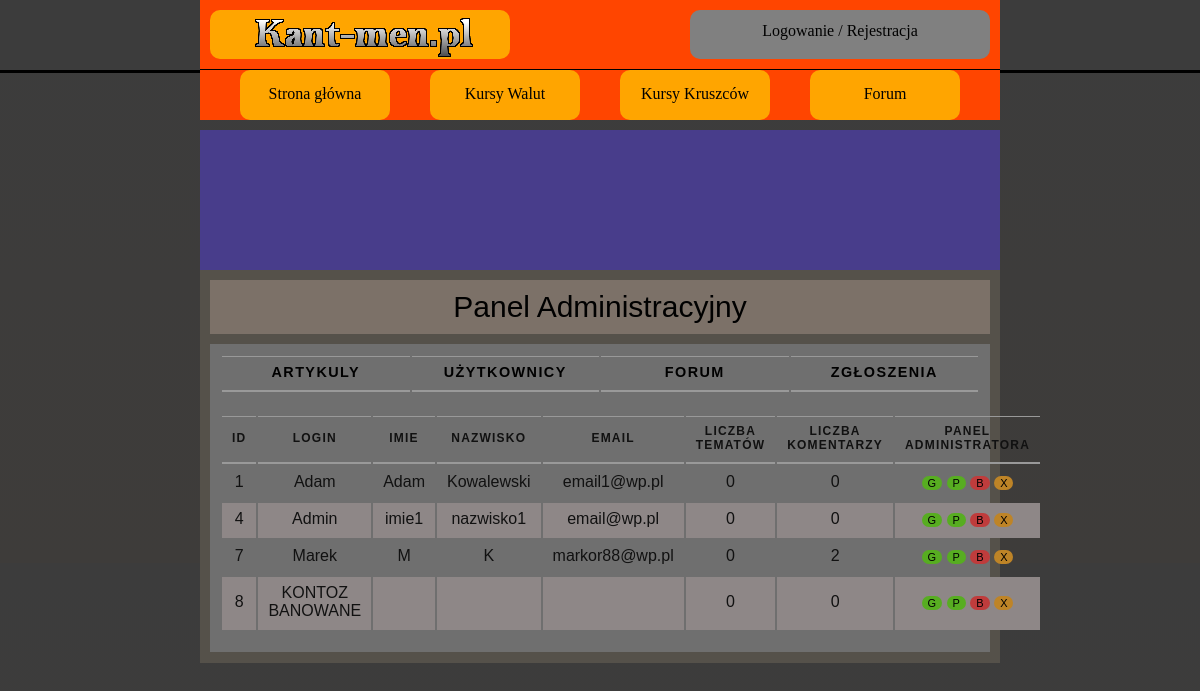
Screenshot of /panel_admin_u.php with the database file from the repository.
### tables this page shows
CREATE TABLE `user` (
  `ID_USER` int(10) NOT NULL,
  `LOGIN` varchar(20) NOT NULL,
  `HASLO` char(255) NOT NULL,
  `IMIE` varchar(50) NOT NULL,
  `NAZWISKO` varchar(50) NOT NULL,
  `EMAIL` varchar(50) NOT NULL,
  `WIEK` int(10) NOT NULL,
  `MIASTO` varchar(50) NOT NULL,
  `KRAJ` varchar(50) NOT NULL,
  `OPIS_PROFILU` text DEFAULT NULL,
  `ZDJECIE` varchar(255) DEFAULT NULL,
  `STW_WATKI` int(10) NOT NULL DEFAULT 0,
  `LICZ_KOMENTARZY` int(10) NOT NULL DEFAULT 0,
  `UPRAWNIENIA` varchar(10) NOT NULL DEFAULT 'USER'
);

### panel_admin_u.php (the view, shortened to what this page needs)
<!DOCTYPE HTML>
<html>
<head>
    <link href="CSS/styleGlowne.css" rel="stylesheet" type="text/css">
    <link href="CSS/stylePanelAdmina.css" rel="stylesheet" type="text/css">
</head>
<body>
<?php
include_once('rysowanieMenu.php');
?>
<main>
    <article class="artykol">
        <div class="tytul_artykulu">
            Panel Administracyjny
        </div>
        <section class="sekcja">
            <table>
                <tr>
                    <th class="panel_artykuly">
                        <a href="panel_admin_a.php">Artykuly</a>
                    </th>
                    <th class="panel_uzytkownicy">
                        <a href="panel_admin_u.php">Użytkownicy</a>
                    </th>
                    <th class="panel_forum">
                        <a href="panel_admin_f.php">Forum</a>
                    </th>
                    <th class="panel_zgloszenia">
                        <a href="panel_admin_z.php">Zgłoszenia</a>
                    </th>
                </tr>
            </table>
                        <?php
                        require_once "polaczeniezMySQL.php";
                        $polaczenie = @new mysqli($host,$db_user,$db_password,$db_name);
                        if($polaczenie->connect_errno!=0)
                        {
                            echo "Error: ".$polaczenie->connect_errno;
                        }
                        else
                        {
                        $rezultat = $polaczenie->query("SELECT * FROM user");
                        if(!$rezultat)
                        {
                            throw new Exception($polaczenie->error);
                        }
                        else
                        {
                        $iterator = 0;
                        ?>
            <div class="tabliczki">
                <table>
                    <tr>
                        <th class="ID">ID</th>
                        <th class="uzytkownik_wst">Login</th>
                        <th class="uzytkownik_wst">Imie</th>
                        <th class="uzytkownik_wst">Nazwisko</th>
                        <th class="uzytkownik_wst">Email</th>
                        <th class="czas_wstawienia">Liczba tematów</th>
                        <th class="liczba_odwiedzin">Liczba Komentarzy</th>
                        <th class="panel_admin">Panel Administratora</th>
                    </tr>
                        <?php
                        while($row = mysqli_fetch_array($rezultat))
                        {
                            if(($iterator%2)==0)
                        {
                        ?>
                    <tr>
                        <td class="ID"><?php echo $row['ID_USER'];?></td>
                        <td class="uzytkownik_wst"><?php echo'<a href="profilowe.php?user='.$row['ID_USER'].'">'.$row['LOGIN'].'</a>';?></td>
                        <td class="uzytkownik_wst"><?php echo $row['IMIE'];?></td>
                        <td class="uzytkownik_wst"><?php echo $row['NAZWISKO'];?></td>
                        <td class="uzytkownik_wst"><?php echo $row['EMAIL'];?></td>
                        <td class="czas_wstawienia"><?php echo $row['STW_WATKI'];?></td>
                        <td class="liczba_odwiedzin"><?php echo $row['LICZ_KOMENTARZY'];?></td>
                        <td class="panel_admin">
                            <a><button type="button" class="mute_glowna" name="butt_glowna" method="post">G</button></a>
                            <a><button type="button" class="mute_glowna" name="butt_glowna" method="post">P</button></a>
                            <a><button type="button" class="ban_button" name="butt_ban" method="post">B</button></a>
                            <a ><button type="button" class="del_button" name="butt_del" method="post">X</button></a>
                        </td>
                    </tr>
                    <?php
                    }else{
                        ?>
                    <tr class="codrugi">
                        <td class="ID"><?php echo $row['ID_USER'];?></td>
                        <td class="uzytkownik_wst"><?php echo'<a href="profilowe.php?user='.$row['ID_USER'].'">'.$row['LOGIN'].'</a>';?></td>
                        <td class="uzytkownik_wst"><?php echo $row['IMIE'];?></td>
                        <td class="uzytkownik_wst"><?php echo $row['NAZWISKO'];?></td>
                        <td class="uzytkownik_wst"><?php echo $row['EMAIL'];?></td>
                        <td class="czas_wstawienia"><?php echo $row['STW_WATKI'];?></td>
                        <td class="liczba_odwiedzin"><?php echo $row['LICZ_KOMENTARZY'];?></td>
                        <td class="panel_admin">
                            <a><button type="button" class="mute_glowna" name="butt_glowna" method="post">G</button></a>
                            <a><button type="button" class="mute_glowna" name="butt_glowna" method="post">P</button></a>
                            <a><button type="button" class="ban_button" name="butt_ban" method="post">B</button></a>
                            <a ><button type="button" class="del_button" name="butt_del" method="post">X</button></a>
                        </td>
                    </tr>
                    <?php
                                            }
                                            $iterator++;
                                        }
                            }
                        }
                                        ?>
                </table>
            </div>
        </section>
    </article>
</main>
</body>
</html>

### CSS/styleGlowne.css (style rules this page uses)
body { background-color: white; justify-content: center; align-items: center; }
main { background-color: white; margin-left: auto; margin-right: auto; width: 1000px; height: auto; margin-top: 130px; align-items: center; }
a { text-decoration: none; color: inherit; }

### CSS/stylePanelAdmina.css (style rules this page uses)
body { background-image: linear-gradient(#3c3c3c, #3e3c3a); }
main { background-color: darkslateblue; width: 800px; }
.artykol { background-color:rgb(85, 81, 74); position:relative; top: 140px; padding-bottom: 1px; margin-bottom: 40px; margin-left: auto; margin-right: auto; }
.sekcja { position:relative; background-color: rgb(111, 111, 111); margin: 20px 10px 10px 10px; padding: 10px 10px 10px 10px; text-align: center; }
a { text-decoration: none; color: inherit; }
.tytul_artykulu { position: relative; background-color:rgb(124, 113, 104); width: auto; margin: 10px; padding: 10px; text-align: center; font-family: Impact,Arial,sans-serif; font-size: 30px; top: 10px; }
.tabliczki { color: #111111; margin: 20px auto 10px auto; }
table { width: 760px; font-family: Arial, Verdana, sans-serif; }
th, td { padding: 7px 10px 10px 10px; }
th { text-transform: uppercase; letter-spacing: 0.1em; font-size: 90%; border-bottom: 2px solid #999; border-top: 1px solid #999; text-align: center; }
tr.codrugi { background-color: #8e8787; }
td.panel_admin ,td.wstawione_memy,td.liczba_odwiedzin { text-align: center; }
th.panel_uzytkownicy, th.panel_forum, th.panel_artykuly, th.panel_zgloszenia { width: 25%; }
th.ID,th.uzytkownik_wst, th.czas_wstawienia,th.liczba_odwiedzin,th.panel_admin { font-size: 12px; }
.ban_button,.mute_button,.mute_glowna,.del_button,.mod_button { border: none; border-radius: 50px; transition: background .6s; font-size: 11px; }
.ban_button { background-color: #bf3c3c; }
.mute_glowna,.mute_button { background-color: #57ad21; }
.del_button { background-color: #be8427; }

### rows the page displays
user: ID_USER "1", LOGIN "Adam", IMIE "Adam", NAZWISKO "Kowalewski", EMAIL "email1@wp.pl", STW_WATKI "0", LICZ_KOMENTARZY "0"
user: ID_USER "4", LOGIN "Admin", IMIE "imie1", NAZWISKO "nazwisko1", EMAIL "email@wp.pl", STW_WATKI "0", LICZ_KOMENTARZY "0"
user: ID_USER "7", LOGIN "Marek", IMIE "M", NAZWISKO "K", EMAIL "markor88@wp.pl", STW_WATKI "0", LICZ_KOMENTARZY "2"
user: ID_USER "8", LOGIN "KONTOZ BANOWANE", STW_WATKI "0", LICZ_KOMENTARZY "0"
